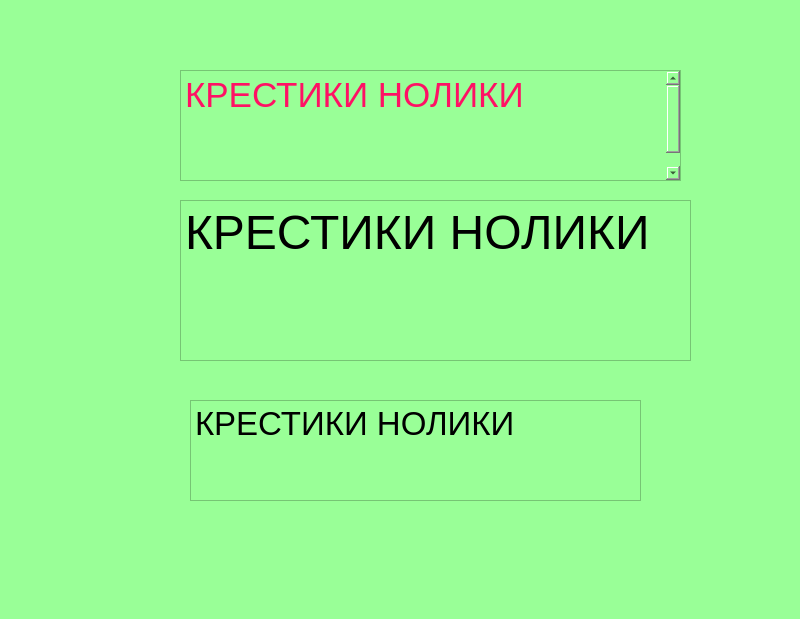
<?xml version="1.0" encoding="UTF-8"?>
<ui version="4.0">
 <class>MainWindow</class>
 <widget class="QMainWindow" name="MainWindow">
  <property name="geometry">
   <rect>
    <x>0</x>
    <y>0</y>
    <width>800</width>
    <height>619</height>
   </rect>
  </property>
  <property name="font">
   <font>
    <family>MS Serif</family>
   </font>
  </property>
  <property name="windowTitle">
   <string>MainWindow</string>
  </property>
  <property name="styleSheet">
   <string notr="true">
background-color: rgb(153, 255, 151);</string>
  </property>
  <widget class="QWidget" name="centralwidget">
   <widget class="QTextEdit" name="textEdit">
    <property name="geometry">
     <rect>
      <x>180</x>
      <y>70</y>
      <width>501</width>
      <height>111</height>
     </rect>
    </property>
    <property name="autoFillBackground">
     <bool>true</bool>
    </property>
    <property name="styleSheet">
     <string notr="true">font: 26pt &quot;MS Serif&quot;;
</string>
    </property>
    <property name="html">
     <string>&lt;!DOCTYPE HTML PUBLIC &quot;-//W3C//DTD HTML 4.0//EN&quot; &quot;http://www.w3.org/TR/REC-html40/strict.dtd&quot;&gt;
&lt;html&gt;&lt;head&gt;&lt;meta name=&quot;qrichtext&quot; content=&quot;1&quot; /&gt;&lt;style type=&quot;text/css&quot;&gt;
p, li { white-space: pre-wrap; }
&lt;/style&gt;&lt;/head&gt;&lt;body style=&quot; font-family:'MS Serif'; font-size:26pt; font-weight:400; font-style:normal;&quot;&gt;
&lt;p style=&quot; margin-top:0px; margin-bottom:0px; margin-left:0px; margin-right:0px; -qt-block-indent:0; text-indent:0px;&quot;&gt;&lt;span style=&quot; color:#ff1164;&quot;&gt;КРЕСТИКИ НОЛИКИ&lt;/span&gt;&lt;/p&gt;
&lt;p style=&quot;-qt-paragraph-type:empty; margin-top:0px; margin-bottom:0px; margin-left:0px; margin-right:0px; -qt-block-indent:0; text-indent:0px; color:#ff1164;&quot;&gt;&lt;br /&gt;&lt;/p&gt;
&lt;p style=&quot;-qt-paragraph-type:empty; margin-top:0px; margin-bottom:0px; margin-left:0px; margin-right:0px; -qt-block-indent:0; text-indent:0px;&quot;&gt;&lt;br /&gt;&lt;/p&gt;&lt;/body&gt;&lt;/html&gt;</string>
    </property>
   </widget>
   <widget class="QTextEdit" name="textEdit_2">
    <property name="geometry">
     <rect>
      <x>180</x>
      <y>200</y>
      <width>511</width>
      <height>161</height>
     </rect>
    </property>
    <property name="styleSheet">
     <string notr="true">font: 7pt &quot;Mistral&quot;;</string>
    </property>
    <property name="html">
     <string>&lt;!DOCTYPE HTML PUBLIC &quot;-//W3C//DTD HTML 4.0//EN&quot; &quot;http://www.w3.org/TR/REC-html40/strict.dtd&quot;&gt;
&lt;html&gt;&lt;head&gt;&lt;meta name=&quot;qrichtext&quot; content=&quot;1&quot; /&gt;&lt;style type=&quot;text/css&quot;&gt;
p, li { white-space: pre-wrap; }
&lt;/style&gt;&lt;/head&gt;&lt;body style=&quot; font-family:'Mistral'; font-size:7pt; font-weight:400; font-style:normal;&quot;&gt;
&lt;p style=&quot; margin-top:0px; margin-bottom:0px; margin-left:0px; margin-right:0px; -qt-block-indent:0; text-indent:0px;&quot;&gt;&lt;span style=&quot; font-size:36pt;&quot;&gt;КРЕСТИКИ НОЛИКИ&lt;/span&gt;&lt;/p&gt;&lt;/body&gt;&lt;/html&gt;</string>
    </property>
   </widget>
   <widget class="QTextEdit" name="textEdit_3">
    <property name="geometry">
     <rect>
      <x>190</x>
      <y>400</y>
      <width>451</width>
      <height>101</height>
     </rect>
    </property>
    <property name="styleSheet">
     <string notr="true">font: 25pt &quot;Ink Free&quot;;</string>
    </property>
    <property name="html">
     <string>&lt;!DOCTYPE HTML PUBLIC &quot;-//W3C//DTD HTML 4.0//EN&quot; &quot;http://www.w3.org/TR/REC-html40/strict.dtd&quot;&gt;
&lt;html&gt;&lt;head&gt;&lt;meta name=&quot;qrichtext&quot; content=&quot;1&quot; /&gt;&lt;style type=&quot;text/css&quot;&gt;
p, li { white-space: pre-wrap; }
&lt;/style&gt;&lt;/head&gt;&lt;body style=&quot; font-family:'Ink Free'; font-size:25pt; font-weight:400; font-style:normal;&quot;&gt;
&lt;p style=&quot; margin-top:0px; margin-bottom:0px; margin-left:0px; margin-right:0px; -qt-block-indent:0; text-indent:0px;&quot;&gt;КРЕСТИКИ НОЛИКИ&lt;/p&gt;
&lt;p style=&quot;-qt-paragraph-type:empty; margin-top:0px; margin-bottom:0px; margin-left:0px; margin-right:0px; -qt-block-indent:0; text-indent:0px;&quot;&gt;&lt;br /&gt;&lt;/p&gt;&lt;/body&gt;&lt;/html&gt;</string>
    </property>
   </widget>
  </widget>
  <widget class="QStatusBar" name="statusbar">
   <property name="palette">
    <palette>
     <active>
      <colorrole role="Button">
       <brush brushstyle="SolidPattern">
        <color alpha="255">
         <red>153</red>
         <green>255</green>
         <blue>151</blue>
        </color>
       </brush>
      </colorrole>
      <colorrole role="Base">
       <brush brushstyle="SolidPattern">
        <color alpha="255">
         <red>153</red>
         <green>255</green>
         <blue>151</blue>
        </color>
       </brush>
      </colorrole>
      <colorrole role="Window">
       <brush brushstyle="SolidPattern">
        <color alpha="255">
         <red>153</red>
         <green>255</green>
         <blue>151</blue>
        </color>
       </brush>
      </colorrole>
     </active>
     <inactive>
      <colorrole role="Button">
       <brush brushstyle="SolidPattern">
        <color alpha="255">
         <red>153</red>
         <green>255</green>
         <blue>151</blue>
        </color>
       </brush>
      </colorrole>
      <colorrole role="Base">
       <brush brushstyle="SolidPattern">
        <color alpha="255">
         <red>153</red>
         <green>255</green>
         <blue>151</blue>
        </color>
       </brush>
      </colorrole>
      <colorrole role="Window">
       <brush brushstyle="SolidPattern">
        <color alpha="255">
         <red>153</red>
         <green>255</green>
         <blue>151</blue>
        </color>
       </brush>
      </colorrole>
     </inactive>
     <disabled>
      <colorrole role="Button">
       <brush brushstyle="SolidPattern">
        <color alpha="255">
         <red>153</red>
         <green>255</green>
         <blue>151</blue>
        </color>
       </brush>
      </colorrole>
      <colorrole role="Base">
       <brush brushstyle="SolidPattern">
        <color alpha="255">
         <red>153</red>
         <green>255</green>
         <blue>151</blue>
        </color>
       </brush>
      </colorrole>
      <colorrole role="Window">
       <brush brushstyle="SolidPattern">
        <color alpha="255">
         <red>153</red>
         <green>255</green>
         <blue>151</blue>
        </color>
       </brush>
      </colorrole>
     </disabled>
    </palette>
   </property>
   <property name="font">
    <font>
     <family>Mistral</family>
    </font>
   </property>
  </widget>
 </widget>
 <resources/>
 <connections/>
</ui>
